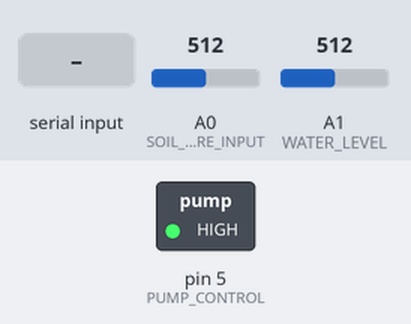
The sketch below on a simulated Arduino Uno, built with avr-gcc and run on an emulated ATmega328P. On the bench: switched loads named in the sketch (green lamp = pin HIGH). The inputs (shaded band) are chosen by the test bench; at power-on: A0 (SOIL_MOISURE_INPUT) = 512, A1 (WATER_LEVEL) = 512. What the sketch prints to the serial monitor is not drawn.

Above: at 3.3 s.
3.4 s: "T\n" received over the second serial link
At 7.75 s:
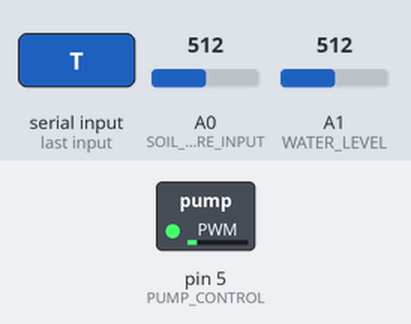
9.0 s: "T90\n" received over the second serial link
Timing chart, 0 to 12.0 s (numbered marks = the images above; inputs shaded):
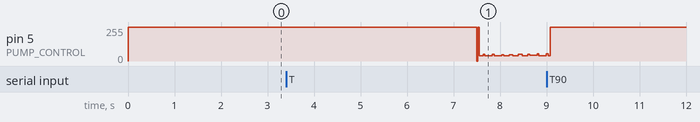

The sketch:

Automactic_Plant_Watering.ino
```cpp
#include <SoftwareSerial.h>

SoftwareSerial HC05(2, 3); //RX, TX

#define PUMP_CONTROL 5
#define SOIL_MOISURE_INPUT A0
#define WATER_LEVEL A1
#define WATER_ALERT 8

int const delayUnit = 500; //ms
int timeCoef = 5;
int moisureLimit = 65;
int moisure ; //random variable
int percent;
int wL;
int waterLevel;
char t;
String command;
void setup() {
  Serial.begin(9600);
  HC05.begin(9600);
  pinMode(PUMP_CONTROL, OUTPUT);
  pinMode(SOIL_MOISURE_INPUT, INPUT);
}

void loop(){
  moisure = analogRead(SOIL_MOISURE_INPUT);
  percent = ((1023 - moisure)/1023.00)*100;
  Serial.print("S");
  Serial.print(percent);
  Serial.print(" ");
  if(percent < moisureLimit){
    pumpDueToSchedule();
  }

   wL = analogRead(WATER_LEVEL);
  waterLevel = (wL/660.00)*100;
  Serial.print("L");
  Serial.print(waterLevel);
  Serial.print(" ");
  if (waterLevel < 20) {
    startAlertWaterLevel();

  } else {
    stopAlertWaterLevel();
  }

  if (HC05.available()) {

    t = HC05.read();
    if (t != '\n') {
      command = command + t;
    } else {
      handlingCommand(command);
      command = "";
    }

  }
}

void pumpDueToSchedule() {
  digitalWrite(PUMP_CONTROL, HIGH);
  Serial.print("P ");
  delay(timeCoef*delayUnit);
  digitalWrite(PUMP_CONTROL, LOW);
  Serial.print("F ");
}

void handlingCommand(String c) {

  if (c[0] == 'M') {
    int m = convert(c);
    moisureLimit = m;
    feedbackMoisure();
    Serial.print("C");
    Serial.print("SetMoisureThreshold:");
    Serial.print(moisureLimit);
    Serial.print(" ");
  } else if (c[0] == 'T') {
    int time = convert(c);
    timeCoef = time;
    feedbackTime();
    Serial.print("C");
    Serial.print("SetTimeCoeff:");
    Serial.print(timeCoef*delayUnit);
    Serial.print(" ");
  }

}

int convert(String s) {
  int result = 0;
  for (int i = 1;i < s.length();i++)
    result = result*10 + (s[i] - 48);
  return result;
}

void feedbackMoisure() {
  HC05.print("Moisure Limit: ");
  HC05.print(moisureLimit);
  HC05.println("%");
  Serial.print("M");
  Serial.print(moisureLimit);
  Serial.print(" ");
}

void feedbackTime() {

  HC05.print("Time: ");
  HC05.print(timeCoef*delayUnit);
  HC05.println("ms\n");
  Serial.print("T");
  Serial.print(timeCoef*delayUnit);
  Serial.print(" ");
}
void startAlertWaterLevel() {
  digitalWrite(WATER_ALERT, HIGH);
}

void stopAlertWaterLevel() {
  digitalWrite(WATER_ALERT, LOW);
}
```
